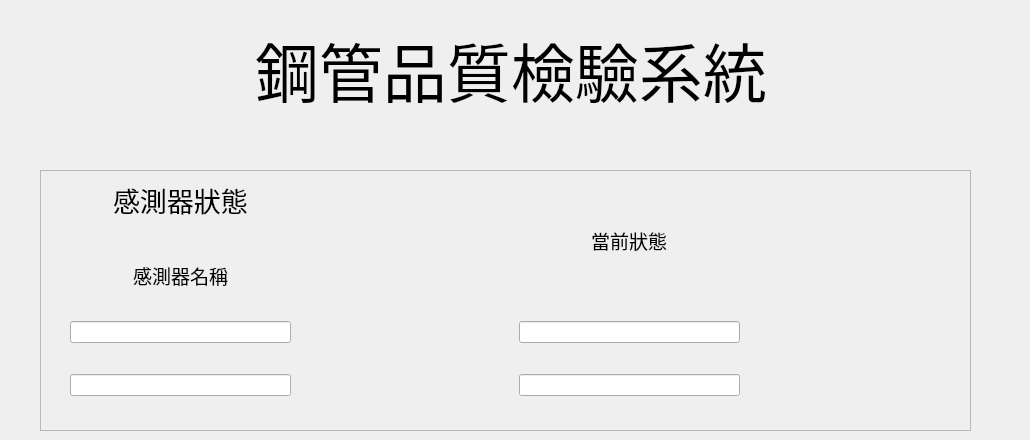
    <widget class="QWidget" name="tab_3">
     <attribute name="title">
      <string>感測器狀態</string>
     </attribute>
     <widget class="QFrame" name="frame_4">
      <property name="geometry">
       <rect>
        <x>40</x>
        <y>170</y>
        <width>931</width>
        <height>261</height>
       </rect>
      </property>
      <property name="frameShape">
       <enum>QFrame::StyledPanel</enum>
      </property>
      <property name="frameShadow">
       <enum>QFrame::Raised</enum>
      </property>
      <layout class="QVBoxLayout" name="verticalLayout_8">
       <item>
        <layout class="QGridLayout" name="gridLayout_13">
         <item row="7" column="1">
          <widget class="QLineEdit" name="lineEdit_53">
           <property name="readOnly">
            <bool>true</bool>
           </property>
          </widget>
         </item>
         <item row="0" column="5">
          <spacer name="horizontalSpacer_59">
           <property name="orientation">
            <enum>Qt::Horizontal</enum>
           </property>
           <property name="sizeHint" stdset="0">
            <size>
             <width>40</width>
             <height>20</height>
            </size>
           </property>
          </spacer>
         </item>
         <item row="5" column="1">
          <widget class="QLineEdit" name="lineEdit_31">
           <property name="readOnly">
            <bool>true</bool>
           </property>
          </widget>
         </item>
         <item row="7" column="4">
          <widget class="QLineEdit" name="lineEdit_52">
           <property name="readOnly">
            <bool>true</bool>
           </property>
          </widget>
         </item>
         <item row="2" column="0">
          <spacer name="verticalSpacer_63">
           <property name="orientation">
            <enum>Qt::Vertical</enum>
           </property>
           <property name="sizeHint" stdset="0">
            <size>
             <width>20</width>
             <height>20</height>
            </size>
           </property>
          </spacer>
         </item>
         <item row="0" column="3">
          <spacer name="horizontalSpacer_72">
           <property name="orientation">
            <enum>Qt::Horizontal</enum>
           </property>
           <property name="sizeHint" stdset="0">
            <size>
             <width>40</width>
             <height>20</height>
            </size>
           </property>
          </spacer>
         </item>
         <item row="5" column="4">
          <widget class="QLineEdit" name="lineEdit_48">
           <property name="readOnly">
            <bool>true</bool>
           </property>
          </widget>
         </item>
         <item row="0" column="1" alignment="Qt::AlignHCenter">
          <widget class="QLabel" name="label_27">
           <property name="font">
            <font>
             <family>Cascadia Code</family>
             <pointsize>20</pointsize>
            </font>
           </property>
           <property name="text">
            <string>感測器狀態</string>
           </property>
          </widget>
         </item>
         <item row="2" column="4" alignment="Qt::AlignHCenter">
          <widget class="QLabel" name="label_50">
           <property name="font">
            <font>
             <family>Cascadia Code</family>
             <pointsize>14</pointsize>
            </font>
           </property>
           <property name="text">
            <string>當前狀態</string>
           </property>
          </widget>
         </item>
         <item row="3" column="1" alignment="Qt::AlignHCenter">
          <widget class="QLabel" name="label_44">
           <property name="font">
            <font>
             <family>Cascadia Code</family>
             <pointsize>14</pointsize>
            </font>
           </property>
           <property name="text">
            <string>感測器名稱</string>
           </property>
          </widget>
         </item>
         <item row="4" column="0">
          <spacer name="verticalSpacer_69">
           <property name="orientation">
            <enum>Qt::Vertical</enum>
           </property>
           <property name="sizeHint" stdset="0">
            <size>
             <width>20</width>
             <height>20</height>
            </size>
           </property>
          </spacer>
         </item>
         <item row="6" column="0">
          <spacer name="verticalSpacer_70">
           <property name="orientation">
            <enum>Qt::Vertical</enum>
           </property>
           <property name="sizeHint" stdset="0">
            <size>
             <width>20</width>
             <height>20</height>
            </size>
           </property>
          </spacer>
         </item>
         <item row="8" column="0">
          <spacer name="verticalSpacer_71">
           <property name="orientation">
            <enum>Qt::Vertical</enum>
           </property>
           <property name="sizeHint" stdset="0">
            <size>
             <width>20</width>
             <height>20</height>
            </size>
           </property>
          </spacer>
         </item>
        </layout>
       </item>
      </layout>
     </widget>
     <widget class="QWidget" name="gridLayoutWidget_3">
      <property name="geometry">
       <rect>
        <x>0</x>
        <y>10</y>
        <width>1021</width>
        <height>103</height>
       </rect>
      </property>
      <layout class="QGridLayout" name="gridLayout_9">
       <item row="1" column="0">
        <spacer name="horizontalSpacer_62">
         <property name="orientation">
          <enum>Qt::Horizontal</enum>
         </property>
         <property name="sizeHint" stdset="0">
          <size>
           <width>40</width>
           <height>20</height>
          </size>
         </property>
        </spacer>
       </item>
       <item row="1" column="2">
        <spacer name="horizontalSpacer_63">
         <property name="orientation">
          <enum>Qt::Horizontal</enum>
         </property>
         <property name="sizeHint" stdset="0">
          <size>
           <width>40</width>
           <height>20</height>
          </size>
         </property>
        </spacer>
       </item>
       <item row="1" column="1">
        <widget class="QLabel" name="title4">
         <property name="minimumSize">
          <size>
           <width>216</width>
           <height>32</height>
          </size>
         </property>
         <property name="font">
          <font>
           <family>Cascadia Code</family>
           <pointsize>48</pointsize>
          </font>
         </property>
         <property name="text">
          <string>鋼管品質檢驗系統</string>
         </property>
        </widget>
       </item>
       <item row="0" column="1">
        <spacer name="verticalSpacer_52">
         <property name="orientation">
          <enum>Qt::Vertical</enum>
         </property>
         <property name="sizeHint" stdset="0">
          <size>
           <width>20</width>
           <height>20</height>
          </size>
         </property>
        </spacer>
       </item>
      </layout>
     </widget>
    </widget>
